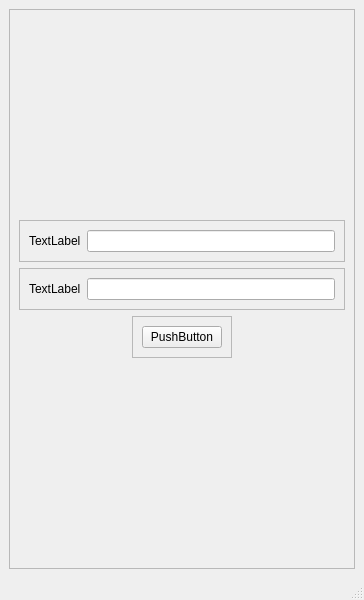
<?xml version="1.0" encoding="UTF-8"?>
<ui version="4.0">
 <class>MainWindow</class>
 <widget class="QMainWindow" name="MainWindow">
  <property name="geometry">
   <rect>
    <x>0</x>
    <y>0</y>
    <width>364</width>
    <height>600</height>
   </rect>
  </property>
  <property name="windowTitle">
   <string>MainWindow</string>
  </property>
  <widget class="QWidget" name="centralwidget">
   <layout class="QHBoxLayout" name="horizontalLayout">
    <item>
     <widget class="QFrame" name="frame">
      <property name="frameShape">
       <enum>QFrame::StyledPanel</enum>
      </property>
      <property name="frameShadow">
       <enum>QFrame::Raised</enum>
      </property>
      <layout class="QVBoxLayout" name="verticalLayout">
       <item>
        <spacer name="verticalSpacer">
         <property name="orientation">
          <enum>Qt::Vertical</enum>
         </property>
         <property name="sizeHint" stdset="0">
          <size>
           <width>20</width>
           <height>184</height>
          </size>
         </property>
        </spacer>
       </item>
       <item>
        <widget class="QFrame" name="frame_2">
         <property name="frameShape">
          <enum>QFrame::StyledPanel</enum>
         </property>
         <property name="frameShadow">
          <enum>QFrame::Raised</enum>
         </property>
         <layout class="QHBoxLayout" name="horizontalLayout_2">
          <item>
           <widget class="QLabel" name="label">
            <property name="text">
             <string>TextLabel</string>
            </property>
           </widget>
          </item>
          <item>
           <widget class="QLineEdit" name="lineEdit"/>
          </item>
         </layout>
        </widget>
       </item>
       <item>
        <widget class="QFrame" name="frame_3">
         <property name="frameShape">
          <enum>QFrame::StyledPanel</enum>
         </property>
         <property name="frameShadow">
          <enum>QFrame::Raised</enum>
         </property>
         <layout class="QHBoxLayout" name="horizontalLayout_3">
          <item>
           <widget class="QLabel" name="label_2">
            <property name="text">
             <string>TextLabel</string>
            </property>
           </widget>
          </item>
          <item>
           <widget class="QLineEdit" name="lineEdit_2"/>
          </item>
         </layout>
        </widget>
       </item>
       <item alignment="Qt::AlignHCenter">
        <widget class="QFrame" name="frame_4">
         <property name="frameShape">
          <enum>QFrame::StyledPanel</enum>
         </property>
         <property name="frameShadow">
          <enum>QFrame::Raised</enum>
         </property>
         <layout class="QHBoxLayout" name="horizontalLayout_4">
          <item>
           <widget class="QPushButton" name="pushButton">
            <property name="text">
             <string>PushButton</string>
            </property>
           </widget>
          </item>
         </layout>
        </widget>
       </item>
       <item>
        <spacer name="verticalSpacer_2">
         <property name="orientation">
          <enum>Qt::Vertical</enum>
         </property>
         <property name="sizeHint" stdset="0">
          <size>
           <width>20</width>
           <height>184</height>
          </size>
         </property>
        </spacer>
       </item>
      </layout>
     </widget>
    </item>
   </layout>
  </widget>
  <widget class="QMenuBar" name="menubar">
   <property name="geometry">
    <rect>
     <x>0</x>
     <y>0</y>
     <width>364</width>
     <height>21</height>
    </rect>
   </property>
  </widget>
  <widget class="QStatusBar" name="statusbar"/>
 </widget>
 <resources/>
 <connections/>
</ui>
